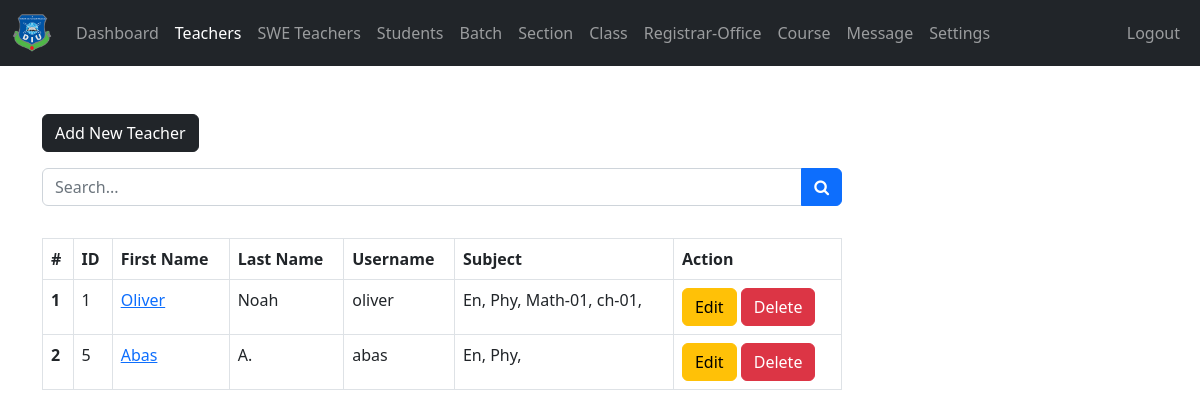
Page /admin/teacher.php (signed in) on the committed database.
### tables this page shows
CREATE TABLE `teachers` (
  `teacher_id` int(11) NOT NULL,
  `username` varchar(127) NOT NULL,
  `password` varchar(255) NOT NULL,
  `class` varchar(31) NOT NULL,
  `fname` varchar(127) NOT NULL,
  `lname` varchar(127) NOT NULL,
  `subjects` varchar(31) NOT NULL,
  `address` varchar(31) NOT NULL,
  `employee_number` int(11) NOT NULL,
  `date_of_birth` date DEFAULT NULL,
  `phone_number` varchar(31) NOT NULL,
  `qualification` varchar(127) NOT NULL,
  `gender` varchar(7) NOT NULL,
  `email_address` varchar(255) NOT NULL,
  `date_of_joined` datetime NOT NULL DEFAULT current_timestamp()
);

### admin/data/teacher.php (called while the page is built, shortened)
<?php
function getAllTeachers($conn){
   $sql = "SELECT * FROM teachers";
   $stmt = $conn->prepare($sql);
   $stmt->execute();
   if ($stmt->rowCount() >= 1) {
     $teachers = $stmt->fetchAll();
     return $teachers;
   }else {
   	return 0;
   }
}

### admin/data/subject.php (called while the page is built, shortened)
<?php
function getSubjectById($subject_id, $conn){
   $sql = "SELECT * FROM subjects
           WHERE subject_id=?";
   $stmt = $conn->prepare($sql);
   $stmt->execute([$subject_id]);
   if ($stmt->rowCount() == 1) {
     $subject = $stmt->fetch();
     return $subject;
   }else {
   	return 0;
   }
}
 ?>

### admin/teacher.php (the view, shortened to what this page needs)
<?php
if (isset($_SESSION['admin_id']) &&
    isset($_SESSION['role'])) {
    if ($_SESSION['role'] == 'Admin') {
       include "../DB_connection.php";
       include "data/teacher.php";
       include "data/subject.php";
       include "data/section.php";
       $teachers = getAllTeachers($conn);
 ?>
<!DOCTYPE html>
<html lang="en">
<head>
	<link rel="stylesheet" href="https://cdn.jsdelivr.net/npm/bootstrap@5.2.0/dist/css/bootstrap.min.css">
	<link rel="stylesheet" href="../css/style.css">
  <link rel="stylesheet" href="https://cdnjs.cloudflare.com/ajax/libs/font-awesome/4.7.0/css/font-awesome.min.css">
</head>
<body>
    <?php
        include "inc/navbar.php";
        if ($teachers != 0) {
     ?>
     <div class="container mt-5">
        <a href="teacher-add.php"
           class="btn btn-dark">Add New Teacher</a>
           <form action="teacher-search.php"
                 class="mt-3 n-table"
                 method="get">
             <div class="input-group mb-3">
                <input type="text"
                       class="form-control"
                       name="searchKey"
                       placeholder="Search...">
                <button class="btn btn-primary">
                        <i class="fa fa-search"
                           aria-hidden="true"></i>
                      </button>
             </div>
           </form>
           <div class="table-responsive">
              <table class="table table-bordered mt-3 n-table">
                <thead>
                  <tr>
                    <th scope="col">#</th>
                    <th scope="col">ID</th>
                    <th scope="col">First Name</th>
                    <th scope="col">Last Name</th>
                    <th scope="col">Username</th>
                    <th scope="col">Subject</th>
                    <th scope="col">Action</th>
                  </tr>
                </thead>
                <tbody>
                  <?php $i = 0; foreach ($teachers as $teacher ) {
                    $i++;  ?>
                  <tr>
                    <th scope="row"><?=$i?></th>
                    <td><?=$teacher['teacher_id']?></td>
                    <td><a href="teacher-view.php?teacher_id=<?=$teacher['teacher_id']?>">
                         <?=$teacher['fname']?></a></td>
                    <td><?=$teacher['lname']?></td>
                    <td><?=$teacher['username']?></td>
                    <td>
                       <?php
                           $s = '';
                           $subjects = str_split(trim($teacher['subjects']));
                           foreach ($subjects as $subject) {
                              $s_temp = getSubjectById($subject, $conn);
                              if ($s_temp != 0)
                                $s .=$s_temp['subject_code'].', ';
                           }
                           echo $s;
                        ?>
                    </td>
                    <td>
                        <a href="teacher-edit.php?teacher_id=<?=$teacher['teacher_id']?>"
                           class="btn btn-warning">Edit</a>
                        <a href="teacher-delete.php?teacher_id=<?=$teacher['teacher_id']?>"
                           class="btn btn-danger">Delete</a>
                    </td>
                  </tr>
                <?php } ?>
                </tbody>
              </table>
           </div>
         <?php } ?>
     </div>
</body>
</html>
<?php
  }else {
    header("Location: ../login.php");
    exit;
  }
}else {
	header("Location: ../login.php");
	exit;
}
?>

### css/style.css (style rules this page uses)
.n-table { max-width: 800px; }

### rows in the picture
teachers: teacher_id "1", fname "Oliver", lname "Noah", username "oliver", s "En, Phy, Math-01, ch-01,"
teachers: teacher_id "5", fname "Abas", lname "A.", username "abas", s "En, Phy,"
